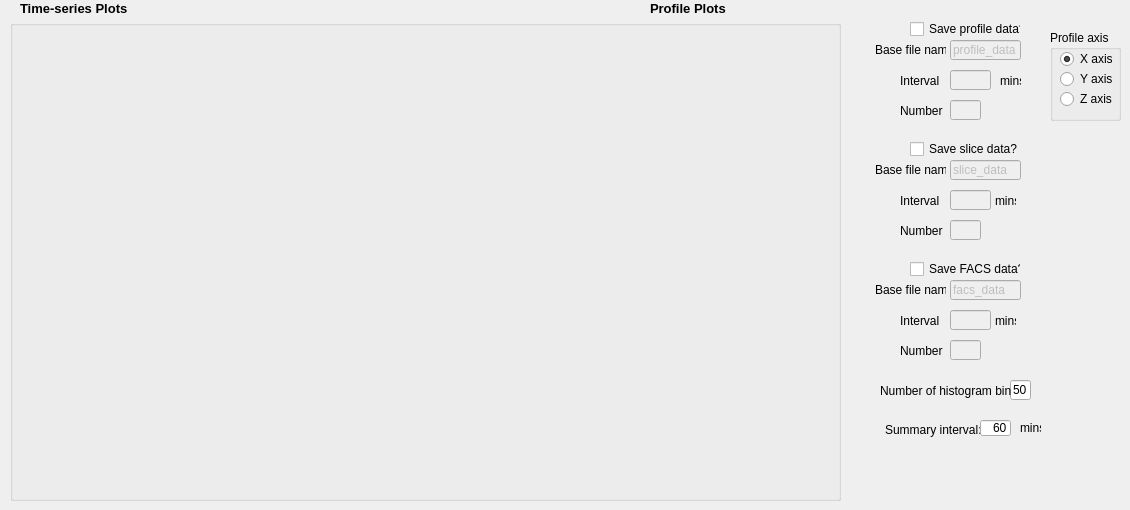
          <widget class="QWidget" name="tab_graphs">
           <attribute name="title">
            <string>Graphs</string>
           </attribute>
           <widget class="QGroupBox" name="groupBox_graphselect">
            <property name="geometry">
             <rect>
              <x>10</x>
              <y>20</y>
              <width>831</width>
              <height>481</height>
             </rect>
            </property>
            <property name="title">
             <string/>
            </property>
           </widget>
           <widget class="QLabel" name="alabel_summary_interval">
            <property name="geometry">
             <rect>
              <x>885</x>
              <y>420</y>
              <width>101</width>
              <height>20</height>
             </rect>
            </property>
            <property name="text">
             <string>Summary interval:</string>
            </property>
           </widget>
           <widget class="QLineEdit" name="lineEdit_summary_interval">
            <property name="geometry">
             <rect>
              <x>980</x>
              <y>420</y>
              <width>31</width>
              <height>16</height>
             </rect>
            </property>
            <property name="text">
             <string>60</string>
            </property>
            <property name="alignment">
             <set>Qt::AlignRight|Qt::AlignTrailing|Qt::AlignVCenter</set>
            </property>
           </widget>
           <widget class="QLabel" name="alabel_mins">
            <property name="geometry">
             <rect>
              <x>1020</x>
              <y>420</y>
              <width>21</width>
              <height>16</height>
             </rect>
            </property>
            <property name="text">
             <string>mins</string>
            </property>
           </widget>
           <widget class="QMyCheckBox" name="cbox_SAVE_PROFILE_DATA">
            <property name="geometry">
             <rect>
              <x>910</x>
              <y>20</y>
              <width>111</width>
              <height>18</height>
             </rect>
            </property>
            <property name="text">
             <string>Save profile data?</string>
            </property>
           </widget>
           <widget class="QLineEdit" name="text_SAVE_PROFILE_DATA_FILE_NAME">
            <property name="enabled">
             <bool>false</bool>
            </property>
            <property name="geometry">
             <rect>
              <x>950</x>
              <y>40</y>
              <width>71</width>
              <height>20</height>
             </rect>
            </property>
            <property name="text">
             <string>profile_data</string>
            </property>
           </widget>
           <widget class="QMyLabel" name="label_SAVE_PROFILE_DATA_FILE">
            <property name="geometry">
             <rect>
              <x>875</x>
              <y>40</y>
              <width>71</width>
              <height>20</height>
             </rect>
            </property>
            <property name="text">
             <string>Base file name</string>
            </property>
           </widget>
           <widget class="QLineEdit" name="line_SAVE_PROFILE_DATA_INTERVAL">
            <property name="enabled">
             <bool>false</bool>
            </property>
            <property name="geometry">
             <rect>
              <x>950</x>
              <y>70</y>
              <width>41</width>
              <height>20</height>
             </rect>
            </property>
           </widget>
           <widget class="QLabel" name="alabel_mins_2">
            <property name="geometry">
             <rect>
              <x>1000</x>
              <y>70</y>
              <width>21</width>
              <height>21</height>
             </rect>
            </property>
            <property name="text">
             <string>mins</string>
            </property>
           </widget>
           <widget class="QLineEdit" name="line_SAVE_PROFILE_DATA_NUMBER">
            <property name="enabled">
             <bool>false</bool>
            </property>
            <property name="geometry">
             <rect>
              <x>950</x>
              <y>100</y>
              <width>31</width>
              <height>20</height>
             </rect>
            </property>
           </widget>
           <widget class="QMyLabel" name="label_SAVE_PROFILE_DATA_INTERVAL">
            <property name="geometry">
             <rect>
              <x>900</x>
              <y>70</y>
              <width>51</width>
              <height>21</height>
             </rect>
            </property>
            <property name="text">
             <string>Interval</string>
            </property>
           </widget>
           <widget class="QMyLabel" name="label_SAVE_PROFILE_DATA_NUMBER">
            <property name="geometry">
             <rect>
              <x>900</x>
              <y>100</y>
              <width>51</width>
              <height>21</height>
             </rect>
            </property>
            <property name="text">
             <string>Number</string>
            </property>
           </widget>
           <widget class="QLabel" name="alabel_timeseries">
            <property name="geometry">
             <rect>
              <x>20</x>
              <y>0</y>
              <width>161</width>
              <height>16</height>
             </rect>
            </property>
            <property name="font">
             <font>
              <pointsize>10</pointsize>
              <weight>75</weight>
              <bold>true</bold>
             </font>
            </property>
            <property name="text">
             <string>Time-series Plots</string>
            </property>
           </widget>
           <widget class="QLabel" name="alabel_profile">
            <property name="geometry">
             <rect>
              <x>650</x>
              <y>0</y>
              <width>111</width>
              <height>16</height>
             </rect>
            </property>
            <property name="font">
             <font>
              <pointsize>10</pointsize>
              <weight>75</weight>
              <bold>true</bold>
             </font>
            </property>
            <property name="text">
             <string>Profile Plots</string>
            </property>
           </widget>
           <widget class="QLineEdit" name="lineEdit_nhistobins">
            <property name="geometry">
             <rect>
              <x>1010</x>
              <y>380</y>
              <width>21</width>
              <height>20</height>
             </rect>
            </property>
            <property name="text">
             <string>50</string>
            </property>
           </widget>
           <widget class="QLabel" name="alabel_nbins">
            <property name="geometry">
             <rect>
              <x>880</x>
              <y>380</y>
              <width>131</width>
              <height>21</height>
             </rect>
            </property>
            <property name="text">
             <string>Number of histogram bins</string>
            </property>
           </widget>
           <widget class="QMyCheckBox" name="cbox_SAVE_SLICE_DATA">
            <property name="geometry">
             <rect>
              <x>910</x>
              <y>140</y>
              <width>111</width>
              <height>18</height>
             </rect>
            </property>
            <property name="text">
             <string>Save slice data?</string>
            </property>
           </widget>
           <widget class="QLineEdit" name="text_SAVE_SLICE_DATA_FILE_NAME">
            <property name="enabled">
             <bool>false</bool>
            </property>
            <property name="geometry">
             <rect>
              <x>950</x>
              <y>160</y>
              <width>71</width>
              <height>20</height>
             </rect>
            </property>
            <property name="text">
             <string>slice_data</string>
            </property>
           </widget>
           <widget class="QMyLabel" name="label_SAVE_SLICE_DATA_INTERVAL">
            <property name="geometry">
             <rect>
              <x>900</x>
              <y>190</y>
              <width>51</width>
              <height>21</height>
             </rect>
            </property>
            <property name="text">
             <string>Interval</string>
            </property>
           </widget>
           <widget class="QLineEdit" name="line_SAVE_SLICE_DATA_NUMBER">
            <property name="enabled">
             <bool>false</bool>
            </property>
            <property name="geometry">
             <rect>
              <x>950</x>
              <y>220</y>
              <width>31</width>
              <height>20</height>
             </rect>
            </property>
           </widget>
           <widget class="QLineEdit" name="line_SAVE_SLICE_DATA_INTERVAL">
            <property name="enabled">
             <bool>false</bool>
            </property>
            <property name="geometry">
             <rect>
              <x>950</x>
              <y>190</y>
              <width>41</width>
              <height>20</height>
             </rect>
            </property>
           </widget>
           <widget class="QLabel" name="alabel_mins_3">
            <property name="geometry">
             <rect>
              <x>995</x>
              <y>190</y>
              <width>21</width>
              <height>21</height>
             </rect>
            </property>
            <property name="text">
             <string>mins</string>
            </property>
           </widget>
           <widget class="QMyLabel" name="label_SAVE_SLICE_DATA_NUMBER">
            <property name="geometry">
             <rect>
              <x>900</x>
              <y>220</y>
              <width>51</width>
              <height>21</height>
             </rect>
            </property>
            <property name="text">
             <string>Number</string>
            </property>
           </widget>
           <widget class="QMyLabel" name="label_SAVE_SLICE_DATA_FILE">
            <property name="geometry">
             <rect>
              <x>875</x>
              <y>160</y>
              <width>71</width>
              <height>20</height>
             </rect>
            </property>
            <property name="text">
             <string>Base file name</string>
            </property>
           </widget>
           <widget class="QGroupBox" name="groupBox_profile_axis">
            <property name="geometry">
             <rect>
              <x>1050</x>
              <y>30</y>
              <width>71</width>
              <height>91</height>
             </rect>
            </property>
            <property name="title">
             <string>Profile axis</string>
            </property>
            <widget class="QRadioButton" name="rbut_axis_1">
             <property name="geometry">
              <rect>
               <x>10</x>
               <y>20</y>
               <width>82</width>
               <height>18</height>
              </rect>
             </property>
             <property name="text">
              <string>X axis</string>
             </property>
             <property name="checked">
              <bool>true</bool>
             </property>
             <attribute name="buttonGroup">
              <string>buttonGroup_profileaxis</string>
             </attribute>
            </widget>
            <widget class="QRadioButton" name="rbut_axis_2">
             <property name="geometry">
              <rect>
               <x>10</x>
               <y>40</y>
               <width>82</width>
               <height>18</height>
              </rect>
             </property>
             <property name="text">
              <string>Y axis</string>
             </property>
             <attribute name="buttonGroup">
              <string>buttonGroup_profileaxis</string>
             </attribute>
            </widget>
            <widget class="QRadioButton" name="rbut_axis_3">
             <property name="geometry">
              <rect>
               <x>10</x>
               <y>60</y>
               <width>82</width>
               <height>18</height>
              </rect>
             </property>
             <property name="text">
              <string>Z axis</string>
             </property>
             <attribute name="buttonGroup">
              <string>buttonGroup_profileaxis</string>
             </attribute>
            </widget>
           </widget>
           <widget class="QLineEdit" name="text_SAVE_FACS_DATA_FILE_NAME">
            <property name="enabled">
             <bool>false</bool>
            </property>
            <property name="geometry">
             <rect>
              <x>950</x>
              <y>280</y>
              <width>71</width>
              <height>20</height>
             </rect>
            </property>
            <property name="text">
             <string>facs_data</string>
            </property>
           </widget>
           <widget class="QMyCheckBox" name="cbox_SAVE_FACS_DATA">
            <property name="geometry">
             <rect>
              <x>910</x>
              <y>260</y>
              <width>111</width>
              <height>18</height>
             </rect>
            </property>
            <property name="text">
             <string>Save FACS data?</string>
            </property>
           </widget>
           <widget class="QLabel" name="alabel_mins_4">
            <property name="geometry">
             <rect>
              <x>995</x>
              <y>310</y>
              <width>21</width>
              <height>21</height>
             </rect>
            </property>
            <property name="text">
             <string>mins</string>
            </property>
           </widget>
           <widget class="QMyLabel" name="label_SAVE_FACS_DATA_INTERVAL">
            <property name="geometry">
             <rect>
              <x>900</x>
              <y>310</y>
              <width>51</width>
              <height>21</height>
             </rect>
            </property>
            <property name="text">
             <string>Interval</string>
            </property>
           </widget>
           <widget class="QMyLabel" name="label_SAVE_FACS_DATA_NUMBER">
            <property name="geometry">
             <rect>
              <x>900</x>
              <y>340</y>
              <width>51</width>
              <height>21</height>
             </rect>
            </property>
            <property name="text">
             <string>Number</string>
            </property>
           </widget>
           <widget class="QLineEdit" name="line_SAVE_FACS_DATA_NUMBER">
            <property name="enabled">
             <bool>false</bool>
            </property>
            <property name="geometry">
             <rect>
              <x>950</x>
              <y>340</y>
              <width>31</width>
              <height>20</height>
             </rect>
            </property>
           </widget>
           <widget class="QLineEdit" name="line_SAVE_FACS_DATA_INTERVAL">
            <property name="enabled">
             <bool>false</bool>
            </property>
            <property name="geometry">
             <rect>
              <x>950</x>
              <y>310</y>
              <width>41</width>
              <height>20</height>
             </rect>
            </property>
           </widget>
           <widget class="QMyLabel" name="label_SAVE_FACS_DATA_FILE">
            <property name="geometry">
             <rect>
              <x>875</x>
              <y>280</y>
              <width>71</width>
              <height>20</height>
             </rect>
            </property>
            <property name="text">
             <string>Base file name</string>
            </property>
           </widget>
          </widget>
